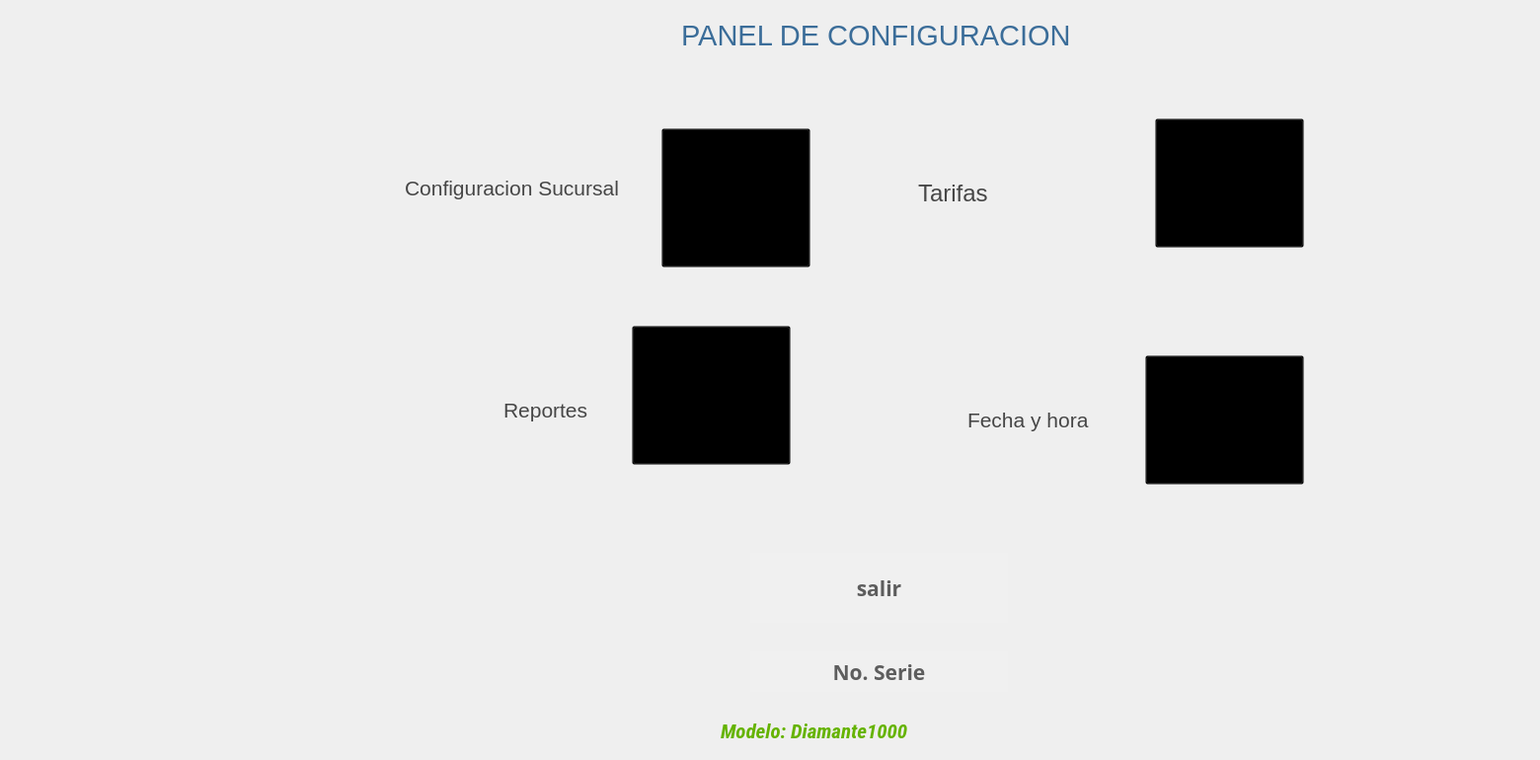
   <widget class="QWidget" name="page_36">
    <widget class="QLabel" name="ltime_55">
     <property name="geometry">
      <rect>
       <x>980</x>
       <y>400</y>
       <width>201</width>
       <height>51</height>
      </rect>
     </property>
     <property name="font">
      <font>
       <family>Segoe UI</family>
       <pointsize>16</pointsize>
       <weight>50</weight>
       <italic>false</italic>
       <bold>false</bold>
      </font>
     </property>
     <property name="styleSheet">
      <string notr="true">background-color:transparent;
color:rgb(70, 70, 70)
</string>
     </property>
     <property name="text">
      <string>Fecha y hora</string>
     </property>
    </widget>
    <widget class="QLabel" name="ltime_56">
     <property name="geometry">
      <rect>
       <x>410</x>
       <y>170</y>
       <width>251</width>
       <height>41</height>
      </rect>
     </property>
     <property name="font">
      <font>
       <family>Segoe UI</family>
       <pointsize>16</pointsize>
       <weight>50</weight>
       <italic>false</italic>
       <bold>false</bold>
      </font>
     </property>
     <property name="styleSheet">
      <string notr="true">background-color:transparent;
color:rgb(70, 70, 70)
</string>
     </property>
     <property name="text">
      <string>Configuracion Sucursal</string>
     </property>
    </widget>
    <widget class="QLabel" name="ltime_57">
     <property name="geometry">
      <rect>
       <x>690</x>
       <y>20</y>
       <width>491</width>
       <height>31</height>
      </rect>
     </property>
     <property name="font">
      <font>
       <family>Segoe UI</family>
       <pointsize>22</pointsize>
       <weight>50</weight>
       <italic>false</italic>
       <bold>false</bold>
      </font>
     </property>
     <property name="styleSheet">
      <string notr="true">background-color:transparent;
color:rgb(59, 109, 153);

</string>
     </property>
     <property name="text">
      <string>PANEL DE CONFIGURACION</string>
     </property>
    </widget>
    <widget class="QPushButton" name="bred">
     <property name="geometry">
      <rect>
       <x>1170</x>
       <y>120</y>
       <width>151</width>
       <height>131</height>
      </rect>
     </property>
     <property name="font">
      <font>
       <family>Sans Serif</family>
       <weight>75</weight>
       <italic>false</italic>
       <bold>true</bold>
      </font>
     </property>
     <property name="styleSheet">
      <string notr="true">background-color:transparent;
color:BLAcK;;
</string>
     </property>
     <property name="text">
      <string/>
     </property>
     <property name="icon">
      <iconset>
       <normaloff>../iconos/ethernet.png</normaloff>../iconos/ethernet.png</iconset>
     </property>
     <property name="iconSize">
      <size>
       <width>150</width>
       <height>150</height>
      </size>
     </property>
     <property name="default">
      <bool>false</bool>
     </property>
     <property name="flat">
      <bool>false</bool>
     </property>
    </widget>
    <widget class="QLabel" name="ltime_58">
     <property name="geometry">
      <rect>
       <x>510</x>
       <y>400</y>
       <width>141</width>
       <height>31</height>
      </rect>
     </property>
     <property name="font">
      <font>
       <family>Segoe UI</family>
       <pointsize>16</pointsize>
       <weight>50</weight>
       <italic>false</italic>
       <bold>false</bold>
      </font>
     </property>
     <property name="styleSheet">
      <string notr="true">background-color:transparent;
color:rgb(70, 70, 70)
</string>
     </property>
     <property name="text">
      <string>Reportes</string>
     </property>
    </widget>
    <widget class="QLabel" name="lmodelo">
     <property name="enabled">
      <bool>true</bool>
     </property>
     <property name="geometry">
      <rect>
       <x>730</x>
       <y>720</y>
       <width>431</width>
       <height>41</height>
      </rect>
     </property>
     <property name="font">
      <font>
       <family>Roboto Condensed</family>
       <pointsize>16</pointsize>
       <weight>75</weight>
       <italic>true</italic>
       <bold>true</bold>
      </font>
     </property>
     <property name="autoFillBackground">
      <bool>false</bool>
     </property>
     <property name="styleSheet">
      <string notr="true">background-color:transparent;
color:rgb(101, 179, 0)</string>
     </property>
     <property name="lineWidth">
      <number>4</number>
     </property>
     <property name="midLineWidth">
      <number>3</number>
     </property>
     <property name="text">
      <string>Modelo: Diamante1000</string>
     </property>
     <property name="scaledContents">
      <bool>false</bool>
     </property>
     <property name="openExternalLinks">
      <bool>false</bool>
     </property>
    </widget>
    <widget class="QPushButton" name="bnoserie">
     <property name="geometry">
      <rect>
       <x>760</x>
       <y>660</y>
       <width>261</width>
       <height>41</height>
      </rect>
     </property>
     <property name="font">
      <font>
       <family>Ubuntu Mono</family>
       <pointsize>16</pointsize>
       <weight>75</weight>
       <italic>false</italic>
       <bold>true</bold>
       <underline>false</underline>
      </font>
     </property>
     <property name="toolTip">
      <string>Ayuda</string>
     </property>
     <property name="whatsThis">
      <string extracomment="help"/>
     </property>
     <property name="styleSheet">
      <string notr="true">background-color:rgb(240, 240, 240);
color:rgb(93, 93, 93);
border-radius:80%</string>
     </property>
     <property name="text">
      <string>No. Serie</string>
     </property>
     <property name="icon">
      <iconset>
       <normaloff>../../../../../cajsSATELITE/eum/app/cajeroF/iconos/fl.png</normaloff>../../../../../cajsSATELITE/eum/app/cajeroF/iconos/fl.png</iconset>
     </property>
     <property name="iconSize">
      <size>
       <width>40</width>
       <height>40</height>
      </size>
     </property>
     <property name="toolTipDuration" stdset="0">
      <number>3</number>
     </property>
    </widget>
    <widget class="QPushButton" name="bsucursal">
     <property name="geometry">
      <rect>
       <x>670</x>
       <y>130</y>
       <width>151</width>
       <height>141</height>
      </rect>
     </property>
     <property name="font">
      <font>
       <family>Sans Serif</family>
       <weight>75</weight>
       <italic>false</italic>
       <bold>true</bold>
      </font>
     </property>
     <property name="layoutDirection">
      <enum>Qt::RightToLeft</enum>
     </property>
     <property name="styleSheet">
      <string notr="true">background-color:transparent;
color:BLAcK;;
</string>
     </property>
     <property name="text">
      <string/>
     </property>
     <property name="icon">
      <iconset>
       <normaloff>../iconos/config.png</normaloff>../iconos/config.png</iconset>
     </property>
     <property name="iconSize">
      <size>
       <width>150</width>
       <height>150</height>
      </size>
     </property>
    </widget>
    <widget class="QPushButton" name="bhora">
     <property name="geometry">
      <rect>
       <x>1160</x>
       <y>360</y>
       <width>161</width>
       <height>131</height>
      </rect>
     </property>
     <property name="font">
      <font>
       <family>Sans Serif</family>
       <weight>75</weight>
       <italic>false</italic>
       <bold>true</bold>
      </font>
     </property>
     <property name="styleSheet">
      <string notr="true">background-color:transparent;
color:BLAcK;;
</string>
     </property>
     <property name="text">
      <string/>
     </property>
     <property name="icon">
      <iconset>
       <normaloff>../iconos/clock.png</normaloff>../iconos/clock.png</iconset>
     </property>
     <property name="iconSize">
      <size>
       <width>128</width>
       <height>128</height>
      </size>
     </property>
    </widget>
    <widget class="QPushButton" name="bsalirConfig">
     <property name="geometry">
      <rect>
       <x>760</x>
       <y>560</y>
       <width>261</width>
       <height>71</height>
      </rect>
     </property>
     <property name="font">
      <font>
       <family>Ubuntu Mono</family>
       <pointsize>16</pointsize>
       <weight>75</weight>
       <italic>false</italic>
       <bold>true</bold>
       <underline>false</underline>
      </font>
     </property>
     <property name="toolTip">
      <string>Ayuda</string>
     </property>
     <property name="whatsThis">
      <string extracomment="help"/>
     </property>
     <property name="styleSheet">
      <string notr="true">background-color:rgb(240, 240, 240);
color:rgb(93, 93, 93);
border-radius:80%</string>
     </property>
     <property name="text">
      <string>salir</string>
     </property>
     <property name="icon">
      <iconset>
       <normaloff>../../../../../cajsSATELITE/eum/app/cajeroF/iconos/fb5.png</normaloff>../../../../../cajsSATELITE/eum/app/cajeroF/iconos/fb5.png</iconset>
     </property>
     <property name="iconSize">
      <size>
       <width>40</width>
       <height>40</height>
      </size>
     </property>
     <property name="toolTipDuration" stdset="0">
      <number>3</number>
     </property>
    </widget>
    <widget class="QLabel" name="ltime_59">
     <property name="geometry">
      <rect>
       <x>930</x>
       <y>180</y>
       <width>261</width>
       <height>31</height>
      </rect>
     </property>
     <property name="font">
      <font>
       <family>Segoe UI</family>
       <pointsize>18</pointsize>
       <weight>50</weight>
       <italic>false</italic>
       <bold>false</bold>
      </font>
     </property>
     <property name="styleSheet">
      <string notr="true">background-color:transparent;
color:rgb(70, 70, 70)
</string>
     </property>
     <property name="text">
      <string>Tarifas</string>
     </property>
    </widget>
    <widget class="QPushButton" name="breporte">
     <property name="geometry">
      <rect>
       <x>640</x>
       <y>330</y>
       <width>161</width>
       <height>141</height>
      </rect>
     </property>
     <property name="font">
      <font>
       <family>Sans Serif</family>
       <weight>75</weight>
       <italic>false</italic>
       <bold>true</bold>
      </font>
     </property>
     <property name="styleSheet">
      <string notr="true">background-color:transparent;
color:BLAcK;;
</string>
     </property>
     <property name="text">
      <string/>
     </property>
     <property name="icon">
      <iconset>
       <normaloff>../iconos/pencil-and-filled-paper-sheet.png</normaloff>../iconos/pencil-and-filled-paper-sheet.png</iconset>
     </property>
     <property name="iconSize">
      <size>
       <width>128</width>
       <height>128</height>
      </size>
     </property>
    </widget>
    <widget class="QPushButton" name="breiniciar">
     <property name="geometry">
      <rect>
       <x>1430</x>
       <y>700</y>
       <width>51</width>
       <height>61</height>
      </rect>
     </property>
     <property name="font">
      <font>
       <family>Verdana</family>
       <pointsize>22</pointsize>
       <weight>50</weight>
       <italic>false</italic>
       <bold>false</bold>
      </font>
     </property>
     <property name="styleSheet">
      <string notr="true">background-color:transparent;
color:rgb(7, 7, 7);
border-radius:20%</string>
     </property>
     <property name="text">
      <string/>
     </property>
     <property name="icon">
      <iconset>
       <normaloff>../iconos/ca.png</normaloff>../iconos/ca.png</iconset>
     </property>
     <property name="iconSize">
      <size>
       <width>40</width>
       <height>40</height>
      </size>
     </property>
    </widget>
    <widget class="QPushButton" name="bapagar">
     <property name="geometry">
      <rect>
       <x>1500</x>
       <y>700</y>
       <width>51</width>
       <height>51</height>
      </rect>
     </property>
     <property name="font">
      <font>
       <family>Verdana</family>
       <pointsize>24</pointsize>
       <weight>50</weight>
       <italic>false</italic>
       <bold>false</bold>
      </font>
     </property>
     <property name="styleSheet">
      <string notr="true">background-color:transparent;
color:rgb(7, 7, 7);
border-radius:25%</string>
     </property>
     <property name="text">
      <string/>
     </property>
     <property name="icon">
      <iconset>
       <normaloff>../iconos/std2.png</normaloff>../iconos/std2.png</iconset>
     </property>
     <property name="iconSize">
      <size>
       <width>42</width>
       <height>42</height>
      </size>
     </property>
    </widget>
   </widget>
